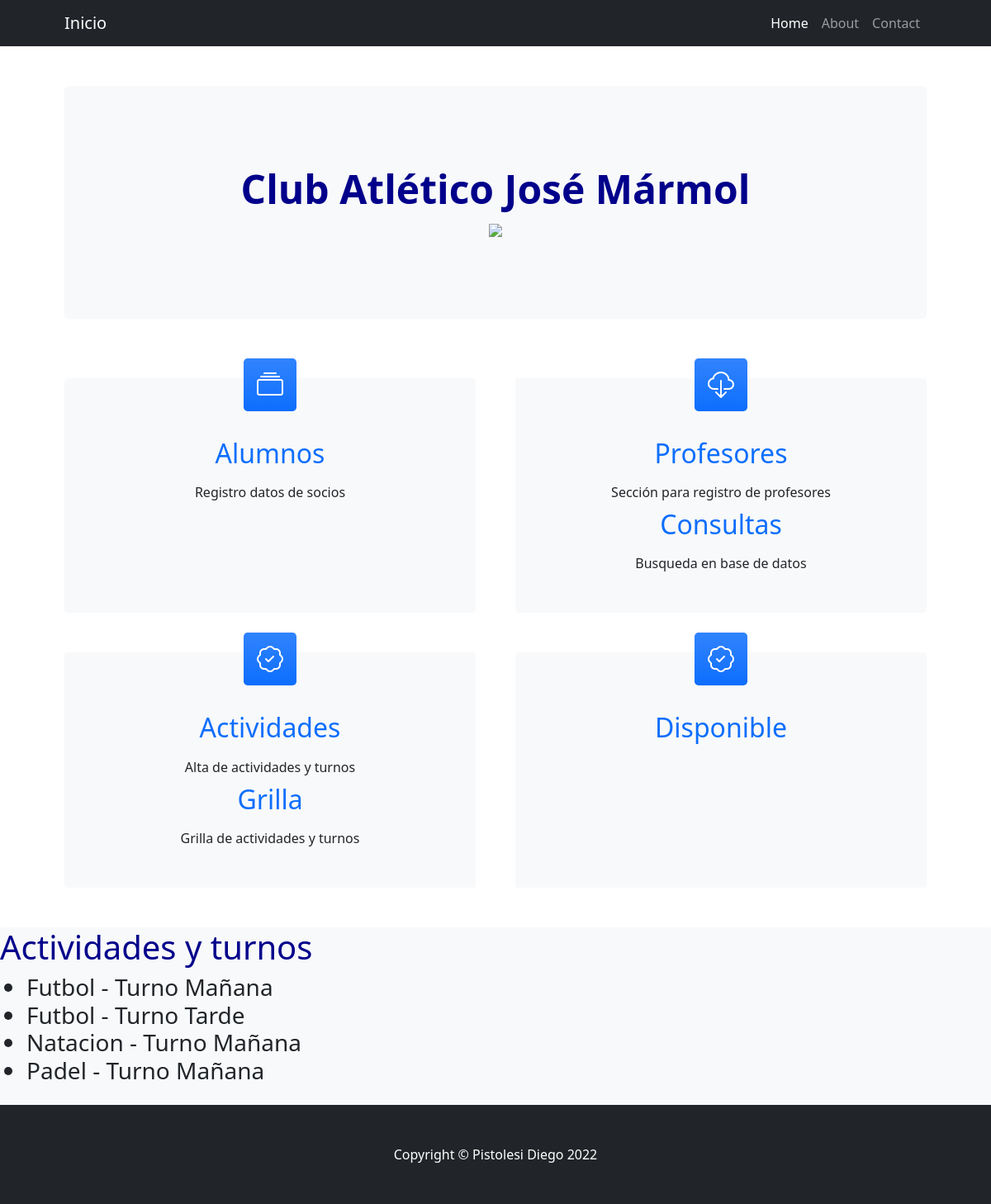
The page /Club_app/listaactividades/ on the database its author committed.
### Club_app/models.py (models this page shows, shortened)
class Actividades(models.Model):
    actividad=models.CharField(max_length=40)
    turno=models.CharField(max_length=40)
    profesores=models.ForeignKey(Profesores, on_delete=models.CASCADE, default=1)
    class Meta():
        ordering = ("actividad", "turno")
        unique_together = ("actividad", "turno")

### Club_app/views.py (the view)
# urls.py: path("Club_app/listaactividades/", listado_actividades, name="listaactividades"),
def listado_actividades(request):
    lista = Actividades.objects.all()
    dic = {"activ":lista}
    plantilla = loader.get_template("listadoactividades.html")
    documento = plantilla.render(dic)
    return HttpResponse(documento)

### Club_app/templates/listadoactividades.html
{% extends "padre.html" %}
{% load static %}
{% block contenidoquecambia %}
<h1 style="color:darkblue">Actividades y turnos</h1>
<h3>
<ul>
    {% for grilla in activ %}
        <li>{{grilla.actividad}} - Turno {{grilla.turno}}</li>
    {% endfor %}
</ul>
</h3>
{% endblock %}

### rows shown on the page
Actividades: actividad "Futbol", turno "Mañana"
Actividades: actividad "Futbol", turno "Tarde"
Actividades: actividad "Natacion", turno "Mañana"
Actividades: actividad "Padel", turno "Mañana"
